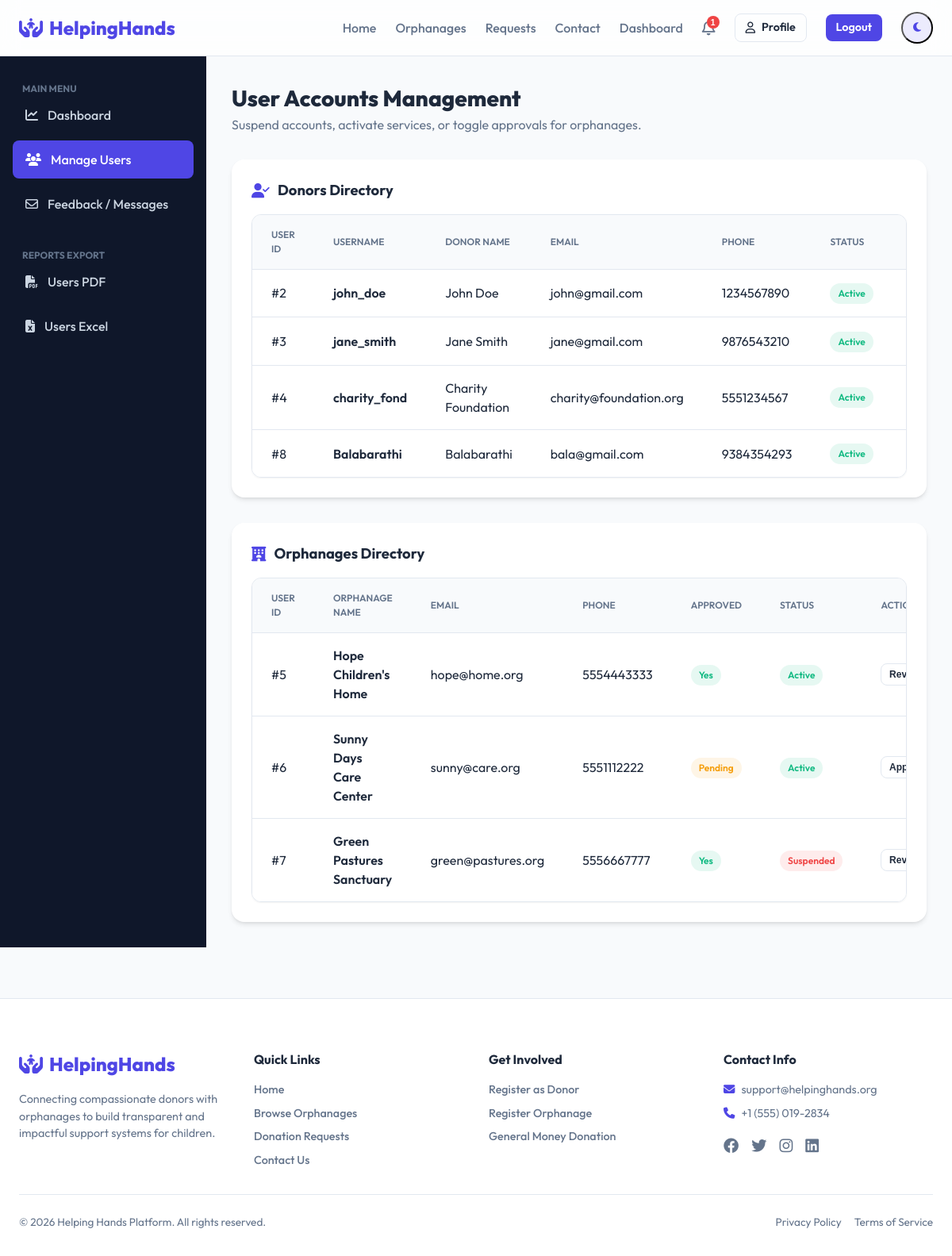
Page /accounts/admin/users/ (signed in) on the committed database.
### accounts/models.py (models this page shows, shortened)
class DonorProfile(models.Model):
    user = models.OneToOneField(User, on_delete=models.CASCADE, related_name='donor_profile')
    full_name = models.CharField(max_length=150)
    phone_number = models.CharField(max_length=20)
    address = models.TextField()
    profile_picture = models.ImageField(upload_to='donors/profiles/', null=True, blank=True)

class User(AbstractUser):
    is_donor = models.BooleanField(default=False)
    is_orphanage = models.BooleanField(default=False)

class OrphanageProfile(models.Model):
    user = models.OneToOneField(User, on_delete=models.CASCADE, related_name='orphanage_profile')
    orphanage_name = models.CharField(max_length=200)
    phone = models.CharField(max_length=20)
    address = models.TextField()
    description = models.TextField()
    registration_certificate = models.FileField(upload_to='certificates/')
    profile_image = models.ImageField(upload_to='orphanages/profiles/')
    is_approved = models.BooleanField(default=False)

### accounts/views.py (the view)
# urls.py: path('admin/users/', views.admin_users_list, name='admin_users_list'),
@login_required
@user_passes_test(is_admin)
def admin_users_list(request):
    donors = DonorProfile.objects.all()
    orphanages = OrphanageProfile.objects.all()
    return render(request, 'accounts/admin_users_list.html', {'donors': donors, 'orphanages': orphanages})

### accounts/views.py (called while the page is built)
def is_admin(user):
    return user.is_superuser

### core/context_processors.py (called while the page is built)
def notification_context(request):
    if request.user.is_authenticated:
        notifications = Notification.objects.filter(recipient=request.user, is_read=False)
        return {
            'unread_notifications_count': notifications.count(),
            'unread_notifications': notifications[:5]
        }
    return {
        'unread_notifications_count': 0,
        'unread_notifications': []
    }

### templates/accounts/admin_users_list.html (shortened to what this page needs)
{% extends 'base.html' %}
{% block content %}
<div class="dashboard-wrapper">
    <aside class="sidebar">
        <div>
            <div class="sidebar-title">Main Menu</div>
            <ul class="sidebar-menu">
                <li><a href="{% url 'admin_dashboard' %}" class="sidebar-link"><i class="fa-solid fa-chart-line"></i> Dashboard</a></li>
                <li><a href="{% url 'admin_users_list' %}" class="sidebar-link active"><i class="fa-solid fa-users"></i> Manage Users</a></li>
                <li><a href="{% url 'admin_messages' %}" class="sidebar-link"><i class="fa-regular fa-envelope"></i> Feedback / Messages</a></li>
            </ul>
        </div>
        <div>
            <div class="sidebar-title">Reports Export</div>
            <ul class="sidebar-menu">
                <li><a href="{% url 'export_report' 'users' 'pdf' %}" class="sidebar-link"><i class="fa-solid fa-file-pdf"></i> Users PDF</a></li>
                <li><a href="{% url 'export_report' 'users' 'excel' %}" class="sidebar-link"><i class="fa-solid fa-file-excel"></i> Users Excel</a></li>
            </ul>
        </div>
    </aside>
    <div class="main-content">
        <div style="margin-bottom: 2rem;">
            <h1 style="font-size: 1.75rem; font-weight: 800;">User Accounts Management</h1>
            <p style="color: var(--text-secondary);">Suspend accounts, activate services, or toggle approvals for orphanages.</p>
        </div>
        <div class="glass-card" style="margin-bottom: 2rem; background: var(--bg-secondary);">
            <h3 style="font-size: 1.15rem; font-weight: 700; margin-bottom: 1rem; display: flex; align-items: center; gap: 10px;">
                <i class="fa-solid fa-user-check" style="color: var(--primary);"></i>
                Donors Directory
            </h3>
            <div class="table-responsive">
                <table class="table-custom">
                    <thead>
                        <tr>
                            <th>User ID</th>
                            <th>Username</th>
                            <th>Donor Name</th>
                            <th>Email</th>
                            <th>Phone</th>
                            <th>Status</th>
                            <th>Actions</th>
                        </tr>
                    </thead>
                    <tbody>
                        {% for donor in donors %}
                            <tr>
                                <td>#{{ donor.user.id }}</td>
                                <td style="font-weight: 600;">{{ donor.user.username }}</td>
                                <td>{{ donor.full_name }}</td>
                                <td>{{ donor.user.email }}</td>
                                <td>{{ donor.phone_number }}</td>
                                <td>
                                    <span class="badge {% if donor.user.is_active %}badge-completed{% else %}badge-urgent{% endif %}">
                                        {% if donor.user.is_active %}Active{% else %}Suspended{% endif %}
                                    </span>
                                </td>
                                <td>
                                </td>
                            </tr>
                        {% endfor %}
                    </tbody>
                </table>
            </div>
        </div>
        <div class="glass-card" style="background: var(--bg-secondary);">
            <h3 style="font-size: 1.15rem; font-weight: 700; margin-bottom: 1rem; display: flex; align-items: center; gap: 10px;">
                <i class="fa-solid fa-hotel" style="color: var(--primary);"></i>
                Orphanages Directory
            </h3>
            <div class="table-responsive">
                <table class="table-custom">
                    <thead>
                        <tr>
                            <th>User ID</th>
                            <th>Orphanage Name</th>
                            <th>Email</th>
                            <th>Phone</th>
                            <th>Approved</th>
                            <th>Status</th>
                            <th>Actions</th>
                        </tr>
                    </thead>
                    <tbody>
                        {% for orphanage in orphanages %}
                            <tr>
                                <td>#{{ orphanage.user.id }}</td>
                                <td style="font-weight: 600;">{{ orphanage.orphanage_name }}</td>
                                <td>{{ orphanage.user.email }}</td>
                                <td>{{ orphanage.phone }}</td>
                                <td>
                                    <span class="badge {% if orphanage.is_approved %}badge-completed{% else %}badge-pending{% endif %}">
                                        {% if orphanage.is_approved %}Yes{% else %}Pending{% endif %}
                                    </span>
                                </td>
                                <td>
                                    <span class="badge {% if orphanage.user.is_active %}badge-completed{% else %}badge-urgent{% endif %}">
                                        {% if orphanage.user.is_active %}Active{% else %}Suspended{% endif %}
                                    </span>
                                </td>
                                <td>
                                    <div style="display: flex; gap: 0.25rem;">
                                        <button onclick="confirmAction('{% url 'admin_toggle_approval' orphanage.id %}', '{% if orphanage.is_approved %}Revoke approval?{% else %}Approve orphanage?{% endif %}', 'This updates request rights.', 'Change status')" class="btn btn-outline" style="padding: 0.35rem 0.6rem; font-size: 0.75rem; height: auto;">
                                            {% if orphanage.is_approved %}Revoke{% else %}Approve{% endif %}
                                        </button>
                                    </div>
                                </td>
                            </tr>
                        {% endfor %}
                    </tbody>
                </table>
            </div>
        </div>
    </div>
</div>
{% endblock %}

### static/css/style.css (style rules this page uses)
:root { --bg-primary: #f8fafc; --bg-secondary: #ffffff; --bg-sidebar: #0f172a; --text-primary: #1e293b; --text-secondary: #64748b; --text-light: #94a3b8; --primary: #4f46e5; --primary-hover: #4338ca; --primary-light: rgba(79, 70, 229, 0.1); --secondary: #f97316; --secondary-hover: #ea580c; --success: #10b981; --success-light: rgba(16, 185, 129, 0.1); --warning: #f59e0b; --warning-light: rgba(245, 158, 11, 0.1); --danger: #ef4444; --danger-light: rgba(239, 68, 68, 0.1); --info: #0ea5e9; --info-light: rgba(14, 165, 233, 0.1); --border-color: #e2e8f0; --shadow-sm: 0 1px 2px 0 rgba(0, 0, 0, 0.05); --shadow-md: 0 4px 6px -1px rgba(0, 0, 0, 0.1), 0 2px 4px -1px rgba(0, 0, 0, 0.06); --shadow-lg: 0 10px 15px -3px rgba(0, 0, 0, 0.1), 0 4px 6px -2px rgba(0, 0, 0, 0.05); --glass-bg: rgba(255, 255, 255, 0.75); --glass-border: rgba(255, 255, 255, 0.4); --glass-blur: 12px; }
* { margin: 0; padding: 0; box-sizing: border-box; transition: background-color 0.3s ease, border-color 0.3s ease; }
body { font-family: 'Outfit', sans-serif; background-color: var(--bg-primary); color: var(--text-primary); line-height: 1.5; overflow-x: hidden; }
a { color: inherit; text-decoration: none; }
.glass-card { background: var(--glass-bg); backdrop-filter: blur(var(--glass-blur)); -webkit-backdrop-filter: blur(var(--glass-blur)); border: 1px solid var(--glass-border); border-radius: 1rem; padding: 1.5rem; box-shadow: var(--shadow-md); transition: transform 0.3s cubic-bezier(0.4, 0, 0.2, 1), box-shadow 0.3s ease; }
.btn { display: inline-flex; align-items: center; justify-content: center; gap: 0.5rem; padding: 0.625rem 1.25rem; border-radius: 0.5rem; font-weight: 600; cursor: pointer; border: none; transition: all 0.2s ease; }
.btn-outline { background-color: transparent; border: 1px solid var(--border-color); color: var(--text-primary); }
.dashboard-wrapper { display: flex; min-height: calc(100vh - 70px); }
.sidebar { width: 260px; background-color: var(--bg-sidebar); color: #cbd5e1; padding: 2rem 1rem; display: flex; flex-direction: column; gap: 2rem; flex-shrink: 0; z-index: 10; }
.sidebar-title { font-size: 0.75rem; text-transform: uppercase; font-weight: 700; color: #64748b; padding-left: 0.75rem; }
.sidebar-menu { list-style: none; display: flex; flex-direction: column; gap: 0.5rem; }
.sidebar-link { display: flex; align-items: center; gap: 0.75rem; padding: 0.75rem 1rem; border-radius: 0.5rem; font-weight: 500; transition: all 0.2s ease; }
.sidebar-link:hover, .sidebar-link.active { background-color: rgba(255, 255, 255, 0.1); color: #ffffff; }
.sidebar-link.active { background-color: var(--primary); color: #ffffff; }
.main-content { flex-grow: 1; padding: 2rem; overflow-y: auto; }
.badge { display: inline-flex; align-items: center; padding: 0.25rem 0.625rem; border-radius: 9999px; font-size: 0.75rem; font-weight: 600; }
.badge-urgent { background-color: var(--danger-light); color: var(--danger); }
.badge-pending { background-color: var(--warning-light); color: var(--warning); }
.badge-completed { background-color: var(--success-light); color: var(--success); }
.table-responsive { overflow-x: auto; background-color: var(--bg-secondary); border: 1px solid var(--border-color); border-radius: 0.75rem; box-shadow: var(--shadow-sm); }
.table-custom { width: 100%; border-collapse: collapse; text-align: left; }
.table-custom th, .table-custom td { padding: 1rem 1.5rem; border-bottom: 1px solid var(--border-color); }
.table-custom th { background-color: var(--bg-primary); color: var(--text-secondary); font-weight: 600; text-transform: uppercase; font-size: 0.75rem; }
.table-custom tr:last-child td { border-bottom: none; }

### rows in the picture
DonorProfile: user.id "2", user.username "john_doe", full_name "John Doe", user.email "john@gmail.com", phone_number "1234567890", shows "Active"
DonorProfile: user.id "3", user.username "jane_smith", full_name "Jane Smith", user.email "jane@gmail.com", phone_number "9876543210", shows "Active"
DonorProfile: user.id "4", user.username "charity_fond", full_name "Charity Foundation", user.email "charity@foundation.org", phone_number "5551234567", shows "Active"
DonorProfile: user.id "8", user.username "Balabarathi", full_name "Balabarathi", user.email "bala@gmail.com", phone_number "9384354293", shows "Active"
OrphanageProfile: user.id "5", orphanage_name "Hope Children's Home", user.email "hope@home.org", phone "5554443333", is_approved "Yes", shows "Active"
OrphanageProfile: user.id "6", orphanage_name "Sunny Days Care Center", user.email "sunny@care.org", phone "5551112222", is_approved "Pending", shows "Active"
OrphanageProfile: user.id "7", orphanage_name "Green Pastures Sanctuary", user.email "green@pastures.org", phone "5556667777", is_approved "Yes", shows "Suspended"

### other values in the picture
{{ unread_notifications_count }} "1"
